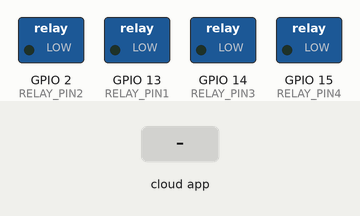
A sketch run on a simulated ESP8266 (NodeMCU). Parts: switched loads named in the sketch (green lamp = pin HIGH). The test bench sets the inputs (shaded band). WiFi joins after 1.5 s; servers stay silent unless stated; what the sketch prints to the serial monitor is not drawn.

Above: at 2.7 s.
2.8 s: the phone or cloud app sets TV to 0
At 3.4 s:
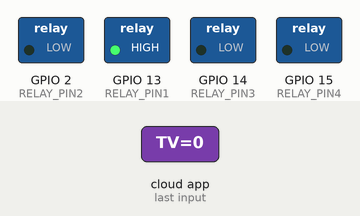
5.0 s: the phone or cloud app sets GregsNetflix to 1
At 5.4 s:
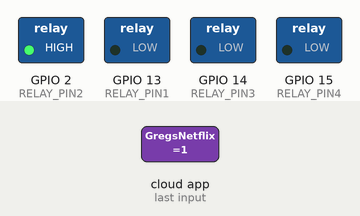
7.0 s: the phone or cloud app sets Sleep to 1
At 7.4 s:
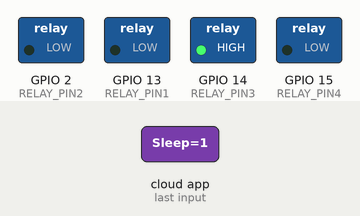
9.0 s: the phone or cloud app sets Office to 1
At 9.4 s:
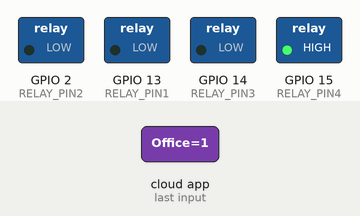
11.0 s: the phone or cloud app sets TV to 1
At 11.9 s:
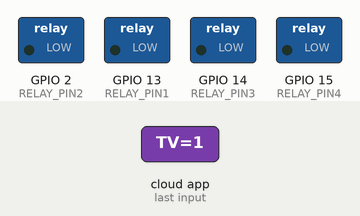
Timing chart, 0 to 14.0 s (numbered marks = the images above; inputs shaded):
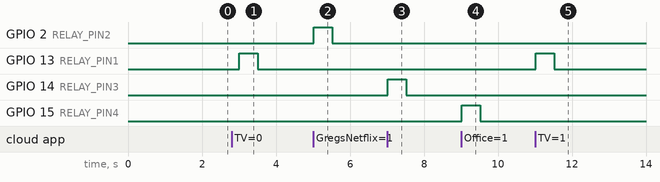

The sketch:

ESP8266-Alexa.ino
```cpp
#include <Arduino.h>
#include <ESP8266WiFi.h>
#include "fauxmoESP.h"

// -----------------------------------------------------------------------------
// Wifi Credentials
// -----------------------------------------------------------------------------

#define WIFI_SSID "linksys"
#define WIFI_PASS ""

#define SERIAL_BAUDRATE                 115200

fauxmoESP fauxmo;

// -----------------------------------------------------------------------------
// Wifi
// -----------------------------------------------------------------------------


void wifiSetup() {
  // Set WIFI module to STA mode
  WiFi.mode(WIFI_STA);

  // Connect
  Serial.printf("[WIFI] Connecting to %s ", WIFI_SSID);
  WiFi.begin(WIFI_SSID, WIFI_PASS);

  // Wait
  while (WiFi.status() != WL_CONNECTED) {
      Serial.print(".");
      delay(100);
  }
  Serial.println();

  // Connected!
  Serial.printf("[WIFI] STATION Mode, SSID: %s, IP address: %s\n", WiFi.SSID().c_str(), WiFi.localIP().toString().c_str());
}

// -----------------------------------------------------------------------------
// Initilize Pins
// -----------------------------------------------------------------------------

#define RELAY_PIN1 13
#define RELAY_PIN2 2
#define RELAY_PIN3 14
#define RELAY_PIN4 15

void setup() {
  //initialize relay pins
  pinMode(RELAY_PIN1, OUTPUT);
  digitalWrite(RELAY_PIN1, LOW);
  pinMode(RELAY_PIN2, OUTPUT);
  digitalWrite(RELAY_PIN2, LOW);
  pinMode(RELAY_PIN3, OUTPUT);
  digitalWrite(RELAY_PIN3, LOW);
  pinMode(RELAY_PIN4, OUTPUT);
  digitalWrite(RELAY_PIN4, LOW);

    // Init serial port and clean garbage
    Serial.begin(SERIAL_BAUDRATE);
    Serial.println();
    Serial.println();
    Serial.println("FauxMo demo sketch");
    Serial.println("After connection, ask Alexa/Echo to 'turn pixels on' or 'off' or 'turn relay on' or 'off'");

  // Wifi
  wifiSetup();

// -----------------------------------------------------------------------------
// Alexa Device Names
// -----------------------------------------------------------------------------

  // Fauxmo
  fauxmo.addDevice("TV");
  fauxmo.addDevice("GregsNetflix");
  fauxmo.addDevice("Sleep");
  fauxmo.addDevice("Office");
  fauxmo.onMessage(callback);
}

// -----------------------------------------------------------------------------
// Alexa Operation Calls
// -----------------------------------------------------------------------------

void callback(uint8_t device_id, const char * device_name, bool state) {
  Serial.printf("[MAIN] %s state: %s\n", device_name, state ? "ON" : "OFF");

  if ( (strcmp(device_name, "TV") == 0) ) {
    // adjust the relay immediately!
    if (state) {
      digitalWrite(RELAY_PIN1, HIGH);
    } else {
      digitalWrite(RELAY_PIN1, HIGH);
    }
  }

  if ( (strcmp(device_name, "GregsNetflix") == 0) ) {
    // adjust the relay immediately!
    if (state) {
      digitalWrite(RELAY_PIN2, HIGH);
    } else {
      digitalWrite(RELAY_PIN2, LOW);
    }
  }

  if ( (strcmp(device_name, "Sleep") == 0) ) {
    // adjust the relay immediately!
    if (state) {
      digitalWrite(RELAY_PIN3, HIGH);
    } else {
      digitalWrite(RELAY_PIN3, LOW);
    }
  }

  if ( (strcmp(device_name, "Office") == 0) ) {
    // adjust the relay immediately!
    if (state) {
      digitalWrite(RELAY_PIN4, HIGH);
    } else {
      digitalWrite(RELAY_PIN4, LOW);
    }
  }
}

void loop() {
  fauxmo.handle();
  delay(500);
  digitalWrite(RELAY_PIN1, LOW);
  digitalWrite(RELAY_PIN2, LOW);
  digitalWrite(RELAY_PIN3, LOW);
  digitalWrite(RELAY_PIN4, LOW);
}
```

Measured:
- after the input at 2.8 s, GPIO 13 (RELAY_PIN1): LOW → HIGH after 0.21 s, → LOW 0.50 s later
- after the input at 5.0 s, GPIO 2 (RELAY_PIN2): LOW → HIGH at once, → LOW 0.50 s later
- after the input at 7.0 s, GPIO 14 (RELAY_PIN3): LOW → HIGH at once, → LOW 0.50 s later
- after the input at 9.0 s, GPIO 15 (RELAY_PIN4): LOW → HIGH at once, → LOW 0.50 s later
- after the input at 11.0 s, GPIO 13 (RELAY_PIN1): LOW → HIGH at once, → LOW 0.50 s later
